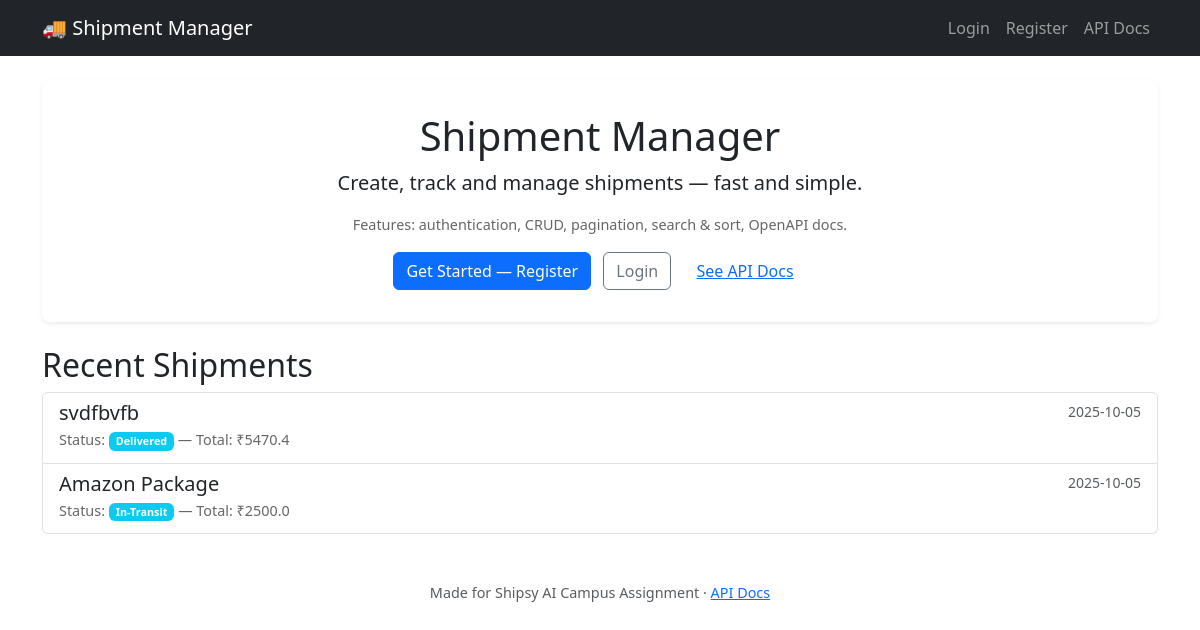
The page / on the database its author committed.
### app.py (models this page shows, shortened)
class Shipment(db.Model):
    __tablename__ = "shipments"
    id = db.Column(db.Integer, primary_key=True)
    description = db.Column(db.Text, nullable=False)
    status = db.Column(SAEnum(ShipmentStatus), nullable=False, default=ShipmentStatus.pending)
    is_fragile = db.Column(db.Boolean, nullable=False, default=False)
    base_cost = db.Column(db.Float, nullable=False, default=0.0)
    tax_rate = db.Column(db.Float, nullable=False, default=0.0)
    handling_fee = db.Column(db.Float, nullable=False, default=0.0)
    created_at = db.Column(db.DateTime, default=datetime.utcnow)
    updated_at = db.Column(db.DateTime, default=datetime.utcnow, onupdate=datetime.utcnow)
    @property
    def total_cost(self):
        try:
            return round(self.base_cost * (1 + float(self.tax_rate)) + float(self.handling_fee), 2)
        except Exception:
            return None

### app.py (the view)
@app.route('/')
def index():
    recent = Shipment.query.order_by(Shipment.created_at.desc()).limit(3).all()
    return render_template('index.html', shipments=recent)

### templates/index.html (shortened to what this page needs)
<!doctype html>
<html lang="en">
<head>
  <link href="https://cdn.jsdelivr.net/npm/bootstrap@5.3.3/dist/css/bootstrap.min.css" rel="stylesheet">
  <link rel="stylesheet" href="{{ url_for('static', filename='css/style.css') }}">
</head>
<body>
  <nav class="navbar navbar-expand-lg navbar-dark bg-dark mb-4">
    <div class="container">
      <a class="navbar-brand" href="{{ url_for('index') }}">🚚 Shipment Manager</a>
      <div class="collapse navbar-collapse" id="navbarNav">
        <ul class="navbar-nav ms-auto">
          {% if current_user.is_authenticated %}
            <li class="nav-item"><a class="nav-link" href="{{ url_for('dashboard') }}">Dashboard</a></li>
            <li class="nav-item"><a class="nav-link" href="{{ url_for('list_shipments') }}">Shipments</a></li>
            <li class="nav-item"><a class="nav-link" href="{{ url_for('create_shipment') }}">Create</a></li>
            <li class="nav-item"><a class="nav-link" href="{{ url_for('logout') }}">Logout</a></li>
          {% else %}
            <li class="nav-item"><a class="nav-link" href="{{ url_for('login') }}">Login</a></li>
            <li class="nav-item"><a class="nav-link" href="{{ url_for('register') }}">Register</a></li>
          {% endif %}
          <li class="nav-item"><a class="nav-link" href="{{ url_for('api_docs') }}">API Docs</a></li>
        </ul>
      </div>
    </div>
  </nav>
  <main class="container">
    <section class="jumbotron text-center" aria-labelledby="hero-heading">
      <h1 id="hero-heading">Shipment Manager</h1>
      <p class="lead">Create, track and manage shipments — fast and simple.</p>
      <p class="small">Features: authentication, CRUD, pagination, search & sort, OpenAPI docs.</p>
      <div class="mt-3">
        {% if current_user.is_authenticated %}
          <a class="btn btn-primary me-2" href="{{ url_for('create_shipment') }}">Create Shipment</a>
          <a class="btn btn-outline-secondary" href="{{ url_for('list_shipments') }}">View Shipments</a>
        {% else %}
          <a class="btn btn-primary me-2" href="{{ url_for('register') }}">Get Started — Register</a>
          <a class="btn btn-outline-secondary" href="{{ url_for('login') }}">Login</a>
        {% endif %}
        <a class="btn btn-link ms-2" href="{{ url_for('api_docs') }}">See API Docs</a>
      </div>
    </section>
    <section class="shipment-list" aria-labelledby="recent-heading">
      <h2 id="recent-heading">Recent Shipments</h2>
      <div class="list-group">
        {% if shipments %}
          {% for s in shipments %}
            <a href="{{ url_for('view_shipment', shipment_id=s.id) }}" class="list-group-item list-group-item-action">
              <div class="d-flex w-100 justify-content-between">
                <h5 class="mb-1">{{ s.description }}</h5>
                <small class="text-muted">{{ s.created_at.strftime('%Y-%m-%d') }}</small>
              </div>
              <p class="mb-1 small">Status: <span class="badge bg-info">{{ s.status.value }}</span> — Total: ₹{{ s.total_cost }}</p>
            </a>
          {% endfor %}
        {% else %}
          <p class="text-center small">No recent shipments found. Create one to get started.</p>
        {% endif %}
      </div>
    </section>
    <footer class="mt-5 mb-4 small text-center text-muted">
      Made for Shipsy AI Campus Assignment · <a href="{{ url_for('api_docs') }}">API Docs</a>
    </footer>
  </main>
</body>
</html>

### static/css/style.css (style rules this page uses)
.jumbotron { background-color: #f8f9fa; padding: 4rem 2rem; border-radius: 0.3rem; }

### templates/index.html (style rules this page uses)
.jumbotron { background: #fff; padding: 2rem; border-radius: .5rem; box-shadow: 0 .125rem .25rem rgba(0,0,0,.075); }
.shipment-list { margin-top: 1.5rem; }
.small { font-size: 0.9rem; color:#666; }

### rows shown on the page
Shipment: description "svdfbvfb", created_at "2025-10-05", status.value "Delivered", total_cost "5470.4"
Shipment: description "Amazon Package", created_at "2025-10-05", status.value "In-Transit", total_cost "2500.0"
